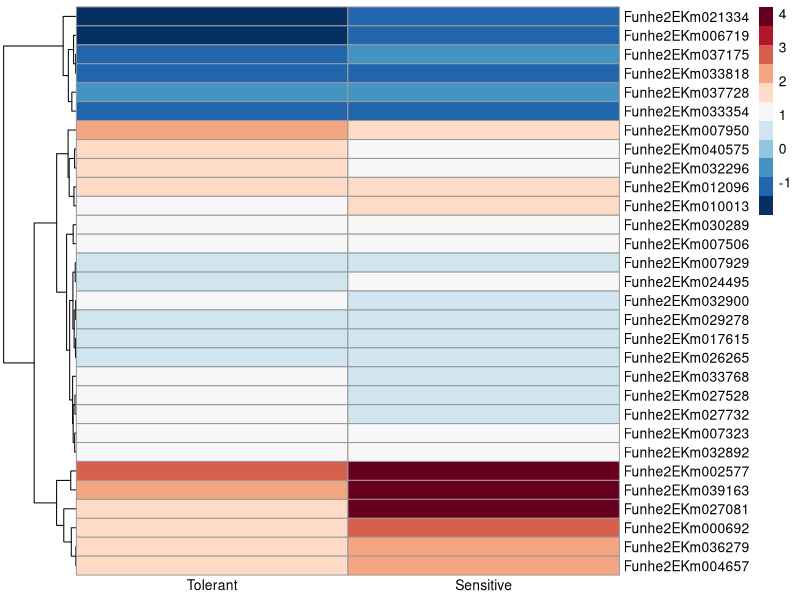

Recreate this plot in R.
## ---- chunk 1
knitr::opts_chunk$set(echo = TRUE)
knitr::opts_knit$set(root.dir = "/Users/yaaminivenkataraman/Documents/killifish-hypoxia-RRBS/output/09-RNA-Seq/") #Set root directory
## ---- chunk 2
# if ("tidyverse" %in% rownames(installed.packages()) == 'FALSE') install.packages('tidyverse') 
# if ("RColorBrewer" %in% rownames(installed.packages()) == 'FALSE') install.packages('RColorBrewer') 
# if ("cowplot" %in% rownames(installed.packages()) == 'FALSE') install.packages('cowplot') 
# if ("pheatmap" %in% rownames(installed.packages()) == 'FALSE') install.packages('pheatmap') 
## ---- chunk 3
require(tidyverse)
require(RColorBrewer)
require(cowplot)
require(pheatmap)
## ---- chunk 4
sessionInfo()
## ---- chunk 5
plotColors <- c(brewer.pal(5, "GnBu"), brewer.pal(5, "BuGn"))
plotColors <- plotColors[c(4,5,9,10)]
## ---- chunk 6
NBHhypoxiaDEG <- read.csv("NBH_hypoxia_DEG.csv", header = TRUE) #Import DEG
nrow(NBHhypoxiaDEG) #132 DEG
head(NBHhypoxiaDEG)
## ---- chunk 7
SChypoxiaDEG <- read.csv("SC_hypoxia_DEG.csv", header = TRUE) #Import DEG
nrow(SChypoxiaDEG) #417 DEG
head(SChypoxiaDEG)
## ---- chunk 8
commonDEG <- inner_join(NBHhypoxiaDEG, SChypoxiaDEG, by = "ID") %>%
  select(., ID, logFC.x, logFC.y) %>%
  rename(., logFC.NBH = logFC.x, logFC.SC = logFC.y) %>%
  column_to_rownames(., var = "ID") #Inner join to get common DEG, keep only FC columns, and rename columns
nrow(commonDEG) #30 common DEG
head(commonDEG) #Confirm changes
## ---- chunk 9
write.csv(commonDEG, "common-DEG.csv", row.names = TRUE, quote = FALSE) #Save dataframe
## ---- chunk 10
#pdf("commonDEG-heatmap.pdf", width = 11, height = 11)

pheatmap(mat = commonDEG, color = rev(brewer.pal(n = 11, name = "RdBu")),
         cluster_rows = TRUE, show_rownames = TRUE, 
         cluster_cols = FALSE, labels_col = c("Tolerant", "Sensitive"), angle_col = 0) #Create heatmap for common DEG to determine if they are all differentially expressed in the same direction

#dev.off()
